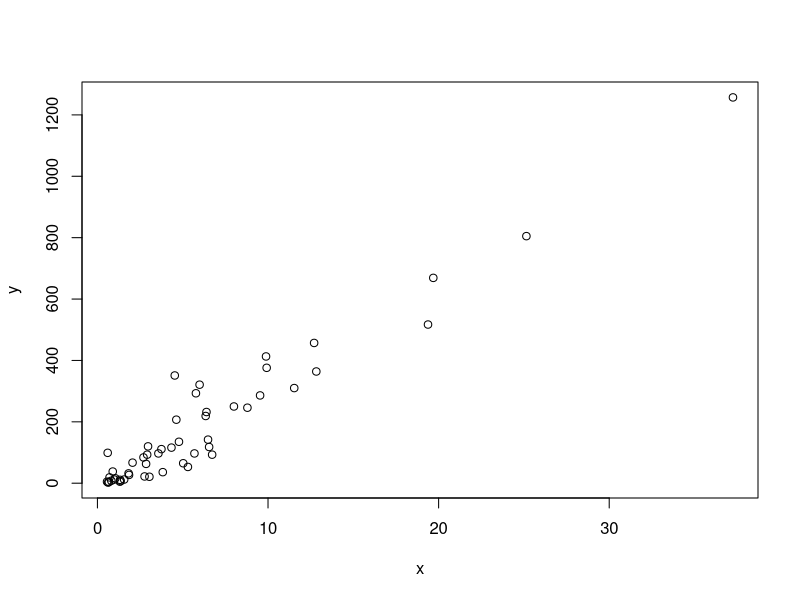
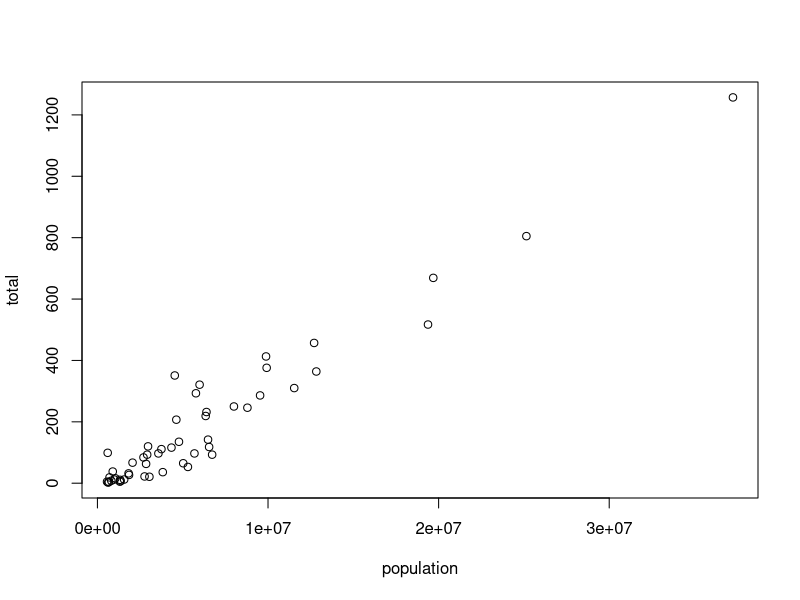
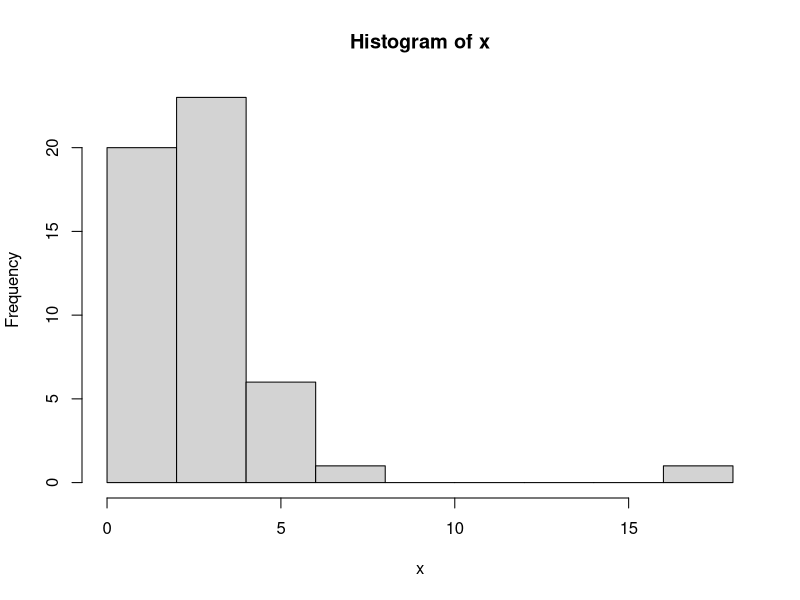
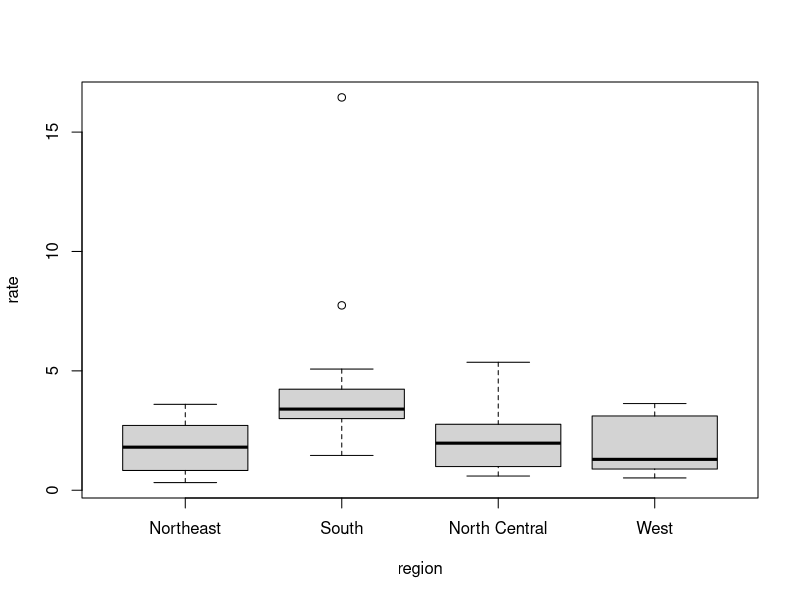
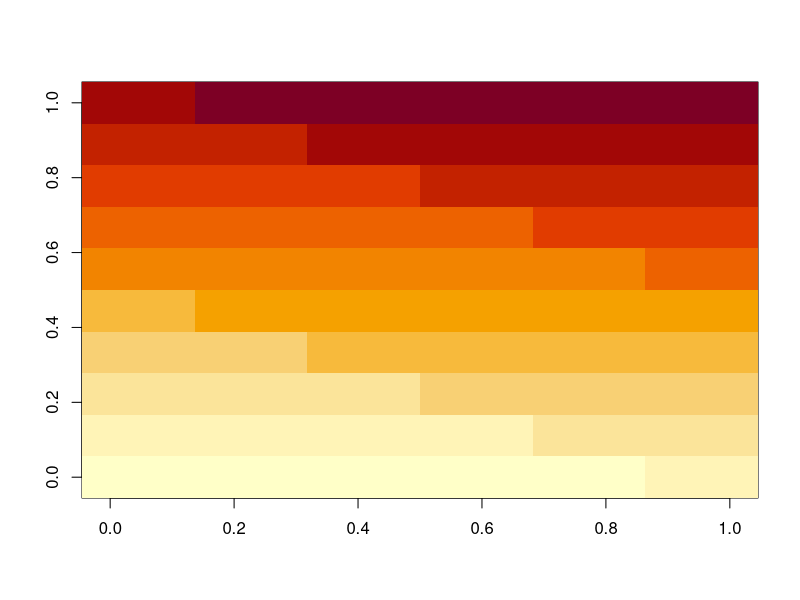
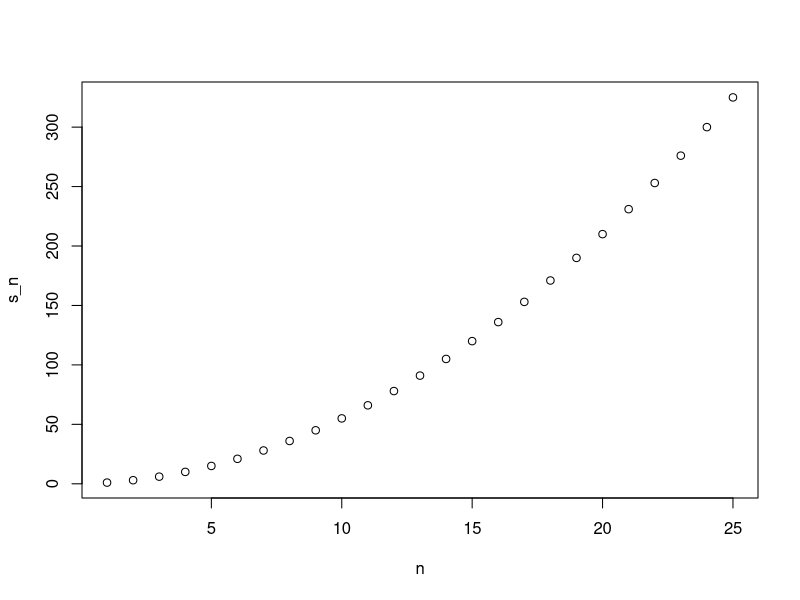

Write the R code that produced these figures, in order.


# R Base

## Objetos

a <- 1
b <- 1
c <- -1
a
print(a)


## El espacio de trabajo

ls()


## Funciones

log(8)
log(a)
help("log")
?log
args(log)
log(8, base = 2)
log(x = 8, base = 2)
log(8,2)
log(base = 2, x = 8)
2^3
help("+")
?"+"
help(">")
?">"


## Objetos predefinidos

data()
pi
Inf+1


## Nombres de variables

solution_1 <- (-b + sqrt(b^2 - 4*a*c))/ (2*a)
solution_1
solution_2 <- (-b - sqrt(b^2 - 4*a*c))/ (2*a)
solution_2


## Scripts

## Código para calcular la solución a la
## ecuación cuadrática de la forma ax^2 + bx + c
## definir las variables
a <- 3
b <- 2
c <- -1

## ahora calcule la solución
(-b + sqrt(b^2 - 4*a*c)) / (2*a)



# Tipos de Datos

## Clases

a <- 2
class(a)


## Data frames

library(dslabs)
data(murders)
class(murders)
str(murders)
head(murders)


## El operador de acceso: $

murders$population
names(murders)

pop <- murders$population
length(pop)
class(pop)
class(murders$state)
z <- 3 == 2
z
class(z)
?Comparison


## Factores

class(murders$region)
levels(murders$region)
region <- murders$region
value <- murders$total
region <- reorder(region, value, FUN = sum)
levels(region)


## Listas

record <- list(name = "Juan Perez",
               student_id = 1234,
               grades = c(95, 82, 91, 97, 93),
               final_grade = "A")
record
class(record)
record$student_id
record[["student_id"]]
record2 <- list("Juan Perez", 1234)
record2
record2[[1]]


## Matrices

mat <- matrix(1:12, 4, 3)
mat
mat[2, 3]
mat[2, ]
mat[, 3]
mat[, 2:3]
mat[1:2, 2:3]
as.data.frame(mat)
data("murders")
murders[25, 1]
murders[2:3, ]


## Vectores

codes <- c(380, 124, 818)
codes
country <- c("italy", "canada", "egypt")
country <- c('italy', 'canada', 'egypt')
country
codes <- c(italy = 380, canada = 124, egypt = 818)
codes
class(codes)
names(codes)
codes <- c("italy" = 380, "canada" = 124, "egypt" = 818)
codes
codes <- c(380, 124, 818)
country <- c("italy","canada","egypt")
names(codes) <- country
codes


## Secuencias

seq(1, 10)
seq(1, 10, 2)
1:10
class(1:10)
class(seq(1, 10, 0.5))


## Subconjuntos

codes[2]
codes[c(1,3)]
codes[1:2]
codes["canada"]
codes[c("egypt","italy")]


## Conversión forzada

x <- c(1, "canada", 3)
x
class(x)
x <- c(1, "canada", 3)
x <- 1:5
y <- as.character(x)
y
as.numeric(y)


## Not available (NA)

x <- c("1", "b", "3")
as.numeric(x)



# Ordenamientos

## sort

library(dslabs)
data(murders)
sort(murders$total)


## order

x <- c(31, 4, 15, 92, 65)
sort(x)
index <- order(x)
x[index]
x
order(x)
murders$state[1:6]
murders$abb[1:6]
ind <- order(murders$total)
murders$abb[ind]


## max y which.max

max(murders$total)
i_max <- which.max(murders$total)
murders$state[i_max]


## rank

x <- c(31, 4, 15, 92, 65)
rank(x)


## reciclaje

x <- c(1, 2, 3)
y <- c(10, 20, 30, 40, 50, 60, 70)
x+y



# Aritmética de vectores


library(dslabs)
data("murders")
murders$state[which.max(murders$population)]


## Re-escalar un vector

inches <- c(69, 62, 66, 70, 70, 73, 67, 73, 67, 70)
inches * 2.54
inches - 69


## Dos vectores

murder_rate <- murders$total/ murders$population * 100000
murders$abb[order(murder_rate)]



# Indexación

library(dslabs)
data("murders")


## Cómo crear subconjuntos con lógicos

murder_rate <- murders$total/ murders$population * 100000
ind <- murder_rate < 0.71
ind <- murder_rate <= 0.71
murders$state[ind]
sum(ind)


## operadores lógicos

TRUE & TRUE
TRUE & FALSE
FALSE & FALSE
west <- murders$region == "West"
safe <- murder_rate <= 1
ind <- safe & west
murders$state[ind]


## which

ind <- which(murders$state == "California")
murder_rate[ind]


## match

ind <- match(c("New York", "Florida", "Texas"), murders$state)
ind
murder_rate[ind]


## %in%

c("Boston", "Dakota", "Washington") %in% murders$state
match(c("New York", "Florida", "Texas"), murders$state)
which(murders$state%in%c("New York", "Florida", "Texas"))



# Gráficos básicos

## plot

x <- murders$population/ 10^6
y <- murders$total
plot(x, y)
with(murders, plot(population, total))


## hist

x <- with(murders, total/ population * 100000)
hist(x)
murders$state[which.max(x)]


## boxplot

murders$rate <- with(murders, total/ population * 100000)
boxplot(rate~region, data = murders)


## image

x <- matrix(1:120, 12, 10)
image(x)



#  Conceptos básicos de programación

## Expresiones condicionales

a <- 1

if(a!=0){
  print(1/a)
} else{
  print("No existe inverso multiplicativo para 0")
}

library(dslabs)
data(murders)
murder_rate <- murders$total/ murders$population*100000

ind <- which.min(murder_rate)

if(murder_rate[ind] < 0.5){
  print(murders$state[ind])
} else{
  print("Ningún estado tiene una tasa de homicidios tan baja.")
}

if(murder_rate[ind] < 0.25){
  print(murders$state[ind])
} else{
  print("Ningún estado tiene una tasa de homicidios tan baja.")
}

a <- 0
ifelse(a > 0, 1/a, NA)

a <- c(0, 1, 2, -4, 5)
result <- ifelse(a > 0, 1/a, NA)

data(na_example)
no_nas <- ifelse(is.na(na_example), 0, na_example)
sum(is.na(no_nas))

z <- c(TRUE, TRUE, FALSE)
any(z)
all(z)



## Cómo definir funciones

avg <- function(x){
  s <- sum(x)
  n <- length(x)
  s/n
}

x <- 1:100
identical(mean(x), avg(x))

s <- 3
avg(1:10)
s

avg <- function(x, arithmetic = TRUE){
  n <- length(x)
  ifelse(arithmetic, sum(x)/n, prod(x)^(1/n))
}



## Namespaces

search()
stats::filter
dplyr::filter



## Ciclos - for

compute_s_n <- function(n){
  x <- 1:n
  sum(x)
}

for(i in 1:5){
  print(i)
}

m <- 25
s_n <- vector(length = m) # crea un vector vacío
for(n in 1:m){
  s_n[n] <- compute_s_n(n)
}

n <- 1:m
plot(n, s_n)



## Vectorización y funcionales

x <- 1:10
sqrt(x)

y <- 1:10
x*y

n <- 1:25
compute_s_n(n)

x <- 1:10
sapply(x, sqrt)

n <- 1:25
s_n <- sapply(n, compute_s_n)
s_n
